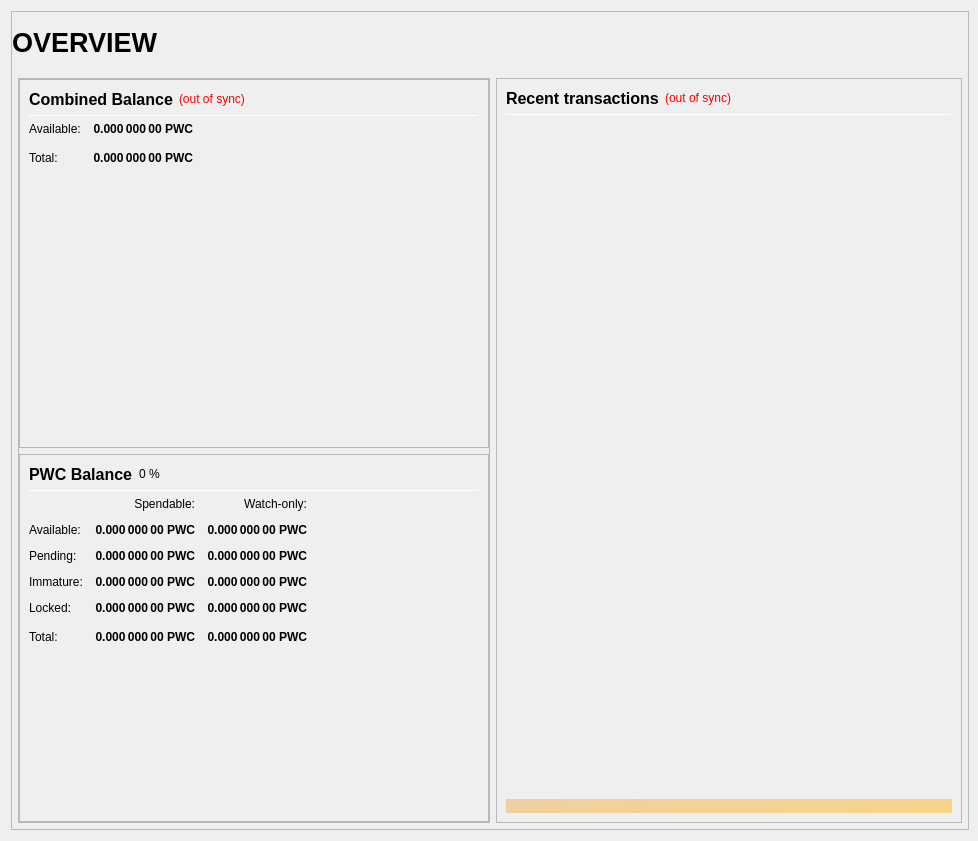
<?xml version="1.0" encoding="UTF-8"?>
<ui version="4.0">
 <class>OverviewPage</class>
 <widget class="QWidget" name="OverviewPage">
  <property name="geometry">
   <rect>
    <x>0</x>
    <y>0</y>
    <width>978</width>
    <height>841</height>
   </rect>
  </property>
  <property name="minimumSize">
   <size>
    <width>960</width>
    <height>682</height>
   </size>
  </property>
  <property name="windowTitle">
   <string>Form</string>
  </property>
  <layout class="QVBoxLayout" name="topLayout" stretch="1">
   <property name="rightMargin">
    <number>9</number>
   </property>
   <item>
    <widget class="QFrame" name="frame_BG">
     <property name="minimumSize">
      <size>
       <width>850</width>
       <height>610</height>
      </size>
     </property>
     <property name="maximumSize">
      <size>
       <width>16777215</width>
       <height>16777215</height>
      </size>
     </property>
     <property name="frameShape">
      <enum>QFrame::StyledPanel</enum>
     </property>
     <property name="frameShadow">
      <enum>QFrame::Raised</enum>
     </property>
     <layout class="QVBoxLayout" name="verticalLayout_3" stretch="1">
      <property name="leftMargin">
       <number>0</number>
      </property>
      <property name="topMargin">
       <number>0</number>
      </property>
      <property name="rightMargin">
       <number>0</number>
      </property>
      <property name="bottomMargin">
       <number>6</number>
      </property>
      <item>
       <layout class="QVBoxLayout" name="verticalLayout_Master" stretch="0,1">
        <property name="margin">
         <number>0</number>
        </property>
        <item>
         <widget class="QFrame" name="frame_Header">
          <layout class="QVBoxLayout" name="verticalLayout_Header" stretch="0">
           <property name="margin">
            <number>0</number>
           </property>
           <item>
            <layout class="QHBoxLayout" name="horizontalLayout_Header" stretch="1,0,1">
             <property name="spacing">
              <number>6</number>
             </property>
             <item>
              <widget class="QLabel" name="labelOverviewHeaderLeft">
               <property name="minimumSize">
                <size>
                 <width>464</width>
                 <height>60</height>
                </size>
               </property>
               <property name="maximumSize">
                <size>
                 <width>16777215</width>
                 <height>60</height>
                </size>
               </property>
               <property name="font">
                <font>
                 <pointsize>20</pointsize>
                 <weight>75</weight>
                 <bold>true</bold>
                </font>
               </property>
               <property name="text">
                <string>OVERVIEW</string>
               </property>
               <property name="alignment">
                <set>Qt::AlignLeading|Qt::AlignLeft|Qt::AlignVCenter</set>
               </property>
              </widget>
             </item>
             <item>
              <spacer name="horizontalSpacer_Header">
               <property name="orientation">
                <enum>Qt::Horizontal</enum>
               </property>
               <property name="sizeHint" stdset="0">
                <size>
                 <width>40</width>
                 <height>20</height>
                </size>
               </property>
              </spacer>
             </item>
             <item>
              <widget class="QLabel" name="labelOverviewHeaderRight">
               <property name="minimumSize">
                <size>
                 <width>464</width>
                 <height>60</height>
                </size>
               </property>
               <property name="maximumSize">
                <size>
                 <width>16777215</width>
                 <height>60</height>
                </size>
               </property>
               <property name="font">
                <font>
                 <pointsize>14</pointsize>
                </font>
               </property>
               <property name="text">
                <string/>
               </property>
               <property name="alignment">
                <set>Qt::AlignRight|Qt::AlignTrailing|Qt::AlignVCenter</set>
               </property>
              </widget>
             </item>
            </layout>
           </item>
          </layout>
         </widget>
        </item>
        <item>
         <widget class="QFrame" name="frame_Content">
          <layout class="QVBoxLayout" name="verticalLayout_Content">
           <property name="leftMargin">
            <number>6</number>
           </property>
           <property name="topMargin">
            <number>0</number>
           </property>
           <property name="rightMargin">
            <number>6</number>
           </property>
           <property name="bottomMargin">
            <number>0</number>
           </property>
           <item>
            <layout class="QHBoxLayout" name="horizontalLayout_Content" stretch="1,1">
             <property name="spacing">
              <number>6</number>
             </property>
             <item>
              <layout class="QVBoxLayout" name="verticalLayout_left" stretch="1">
               <item>
                <widget class="QFrame" name="frameObfuscation">
                 <property name="minimumSize">
                  <size>
                   <width>0</width>
                   <height>0</height>
                  </size>
                 </property>
                 <property name="frameShape">
                  <enum>QFrame::StyledPanel</enum>
                 </property>
                 <property name="frameShadow">
                  <enum>QFrame::Raised</enum>
                 </property>
                 <layout class="QVBoxLayout" name="verticalLayout" stretch="0,0,0">
                  <property name="margin">
                   <number>0</number>
                  </property>
                  <item>
                   <widget class="QFrame" name="frame_CombinedBalances">
                    <property name="minimumSize">
                     <size>
                      <width>470</width>
                      <height>0</height>
                     </size>
                    </property>
                    <property name="frameShape">
                     <enum>QFrame::StyledPanel</enum>
                    </property>
                    <property name="frameShadow">
                     <enum>QFrame::Raised</enum>
                    </property>
                    <layout class="QVBoxLayout" name="verticalLayout_5">
                     <item>
                      <layout class="QHBoxLayout" name="horizontalLayout_5" stretch="0,0,0">
                       <item>
                        <widget class="QLabel" name="label_5z">
                         <property name="minimumSize">
                          <size>
                           <width>0</width>
                           <height>20</height>
                          </size>
                         </property>
                         <property name="font">
                          <font>
                           <pointsize>12</pointsize>
                           <weight>75</weight>
                           <bold>true</bold>
                          </font>
                         </property>
                         <property name="toolTip">
                          <string>Combined Balance (including unconfirmed and immature coins)</string>
                         </property>
                         <property name="text">
                          <string>Combined Balance</string>
                         </property>
                        </widget>
                       </item>
                       <item>
                        <widget class="QLabel" name="labelWalletStatus">
                         <property name="cursor">
                          <cursorShape>WhatsThisCursor</cursorShape>
                         </property>
                         <property name="toolTip">
                          <string>The displayed information may be out of date. Your wallet automatically synchronizes with the PWC network after a connection is established, but this process has not completed yet.</string>
                         </property>
                         <property name="styleSheet">
                          <string notr="true">QLabel { color: red; }</string>
                         </property>
                         <property name="text">
                          <string notr="true">(out of sync)</string>
                         </property>
                         <property name="alignment">
                          <set>Qt::AlignLeading|Qt::AlignLeft|Qt::AlignVCenter</set>
                         </property>
                        </widget>
                       </item>
                       <item>
                        <spacer name="horizontalSpacer_1">
                         <property name="orientation">
                          <enum>Qt::Horizontal</enum>
                         </property>
                         <property name="sizeHint" stdset="0">
                          <size>
                           <width>40</width>
                           <height>20</height>
                          </size>
                         </property>
                        </spacer>
                       </item>
                      </layout>
                     </item>
                     <item>
                      <widget class="Line" name="line_CombinedBalance">
                       <property name="minimumSize">
                        <size>
                         <width>0</width>
                         <height>1</height>
                        </size>
                       </property>
                       <property name="maximumSize">
                        <size>
                         <width>16777215</width>
                         <height>1</height>
                        </size>
                       </property>
                       <property name="orientation">
                        <enum>Qt::Horizontal</enum>
                       </property>
                      </widget>
                     </item>
                     <item>
                      <layout class="QGridLayout" name="gridLayout_3">
                       <property name="spacing">
                        <number>12</number>
                       </property>
                       <item row="1" column="0">
                        <widget class="QLabel" name="labelBalanceTextz">
                         <property name="text">
                          <string>Available:</string>
                         </property>
                        </widget>
                       </item>
                       <item row="1" column="1">
                        <widget class="QLabel" name="labelBalancez">
                         <property name="font">
                          <font>
                           <weight>75</weight>
                           <bold>true</bold>
                          </font>
                         </property>
                         <property name="cursor">
                          <cursorShape>IBeamCursor</cursorShape>
                         </property>
                         <property name="toolTip">
                          <string>Your current spendable balance</string>
                         </property>
                         <property name="text">
                          <string notr="true">0.000 000 00 PWC</string>
                         </property>
                         <property name="alignment">
                          <set>Qt::AlignRight|Qt::AlignTrailing|Qt::AlignVCenter</set>
                         </property>
                         <property name="textInteractionFlags">
                          <set>Qt::LinksAccessibleByMouse|Qt::TextSelectableByKeyboard|Qt::TextSelectableByMouse</set>
                         </property>
                        </widget>
                       </item>
                       <item row="2" column="0">
                        <widget class="QLabel" name="labelTotalTextz">
                         <property name="text">
                          <string>Total:</string>
                         </property>
                        </widget>
                       </item>
                       <item row="2" column="1">
                        <widget class="QLabel" name="labelTotalz">
                         <property name="font">
                          <font>
                           <weight>75</weight>
                           <bold>true</bold>
                          </font>
                         </property>
                         <property name="cursor">
                          <cursorShape>IBeamCursor</cursorShape>
                         </property>
                         <property name="toolTip">
                          <string>Total Balance, including all unavailable coins.</string>
                         </property>
                         <property name="text">
                          <string notr="true">0.000 000 00 PWC</string>
                         </property>
                         <property name="alignment">
                          <set>Qt::AlignRight|Qt::AlignTrailing|Qt::AlignVCenter</set>
                         </property>
                         <property name="textInteractionFlags">
                          <set>Qt::LinksAccessibleByMouse|Qt::TextSelectableByKeyboard|Qt::TextSelectableByMouse</set>
                         </property>
                        </widget>
                       </item>
                       <item row="2" column="3">
                        <spacer name="horizontalSpacer_2">
                         <property name="orientation">
                          <enum>Qt::Horizontal</enum>
                         </property>
                         <property name="sizeHint" stdset="0">
                          <size>
                           <width>40</width>
                           <height>20</height>
                          </size>
                         </property>
                        </spacer>
                       </item>
                      </layout>
                     </item>
                     <item>
                      <spacer name="verticalSpacer_1">
                       <property name="orientation">
                        <enum>Qt::Vertical</enum>
                       </property>
                       <property name="sizeHint" stdset="0">
                        <size>
                         <width>20</width>
                         <height>40</height>
                        </size>
                       </property>
                      </spacer>
                     </item>
                    </layout>
                   </widget>
                  </item>
                  <item>
                   <widget class="QFrame" name="frame_Balances">
                    <property name="frameShape">
                     <enum>QFrame::StyledPanel</enum>
                    </property>
                    <property name="frameShadow">
                     <enum>QFrame::Raised</enum>
                    </property>
                    <layout class="QVBoxLayout" name="verticalLayout_4">
                     <item>
                      <layout class="QHBoxLayout" name="horizontalLayout_4">
                       <item>
                        <widget class="QLabel" name="label_5">
                         <property name="minimumSize">
                          <size>
                           <width>0</width>
                           <height>20</height>
                          </size>
                         </property>
                         <property name="font">
                          <font>
                           <pointsize>12</pointsize>
                           <weight>75</weight>
                           <bold>true</bold>
                          </font>
                         </property>
                         <property name="text">
                          <string>PWC Balance</string>
                         </property>
                        </widget>
                       </item>
                       <item>
                        <widget class="QLabel" name="labelPWCPercent">
                         <property name="text">
                          <string notr="true">0 %</string>
                         </property>
                        </widget>
                       </item>
                       <item>
                        <spacer name="horizontalSpacer_3">
                         <property name="orientation">
                          <enum>Qt::Horizontal</enum>
                         </property>
                         <property name="sizeHint" stdset="0">
                          <size>
                           <width>40</width>
                           <height>20</height>
                          </size>
                         </property>
                        </spacer>
                       </item>
                      </layout>
                     </item>
                     <item>
                      <widget class="Line" name="line_Balance">
                       <property name="minimumSize">
                        <size>
                         <width>0</width>
                         <height>1</height>
                        </size>
                       </property>
                       <property name="maximumSize">
                        <size>
                         <width>16777215</width>
                         <height>1</height>
                        </size>
                       </property>
                       <property name="orientation">
                        <enum>Qt::Horizontal</enum>
                       </property>
                      </widget>
                     </item>
                     <item>
                      <layout class="QGridLayout" name="gridLayout">
                       <property name="spacing">
                        <number>12</number>
                       </property>
                       <item row="0" column="1">
                        <widget class="QLabel" name="labelSpendable">
                         <property name="text">
                          <string>Spendable:</string>
                         </property>
                         <property name="alignment">
                          <set>Qt::AlignRight|Qt::AlignTrailing|Qt::AlignVCenter</set>
                         </property>
                        </widget>
                       </item>
                       <item row="0" column="2">
                        <widget class="QLabel" name="labelWatchonly">
                         <property name="text">
                          <string>Watch-only:</string>
                         </property>
                         <property name="alignment">
                          <set>Qt::AlignRight|Qt::AlignTrailing|Qt::AlignVCenter</set>
                         </property>
                        </widget>
                       </item>
                       <item row="1" column="0">
                        <widget class="QLabel" name="labelBalanceText">
                         <property name="text">
                          <string>Available:</string>
                         </property>
                        </widget>
                       </item>
                       <item row="1" column="1">
                        <widget class="QLabel" name="labelBalance">
                         <property name="font">
                          <font>
                           <weight>75</weight>
                           <bold>true</bold>
                          </font>
                         </property>
                         <property name="cursor">
                          <cursorShape>IBeamCursor</cursorShape>
                         </property>
                         <property name="toolTip">
                          <string>Your current spendable balance</string>
                         </property>
                         <property name="text">
                          <string notr="true">0.000 000 00 PWC</string>
                         </property>
                         <property name="alignment">
                          <set>Qt::AlignRight|Qt::AlignTrailing|Qt::AlignVCenter</set>
                         </property>
                         <property name="textInteractionFlags">
                          <set>Qt::LinksAccessibleByMouse|Qt::TextSelectableByKeyboard|Qt::TextSelectableByMouse</set>
                         </property>
                        </widget>
                       </item>
                       <item row="1" column="2">
                        <widget class="QLabel" name="labelWatchAvailable">
                         <property name="font">
                          <font>
                           <weight>75</weight>
                           <bold>true</bold>
                          </font>
                         </property>
                         <property name="cursor">
                          <cursorShape>IBeamCursor</cursorShape>
                         </property>
                         <property name="toolTip">
                          <string>Your current balance in watch-only addresses</string>
                         </property>
                         <property name="text">
                          <string notr="true">0.000 000 00 PWC</string>
                         </property>
                         <property name="alignment">
                          <set>Qt::AlignRight|Qt::AlignTrailing|Qt::AlignVCenter</set>
                         </property>
                         <property name="textInteractionFlags">
                          <set>Qt::LinksAccessibleByMouse|Qt::TextSelectableByKeyboard|Qt::TextSelectableByMouse</set>
                         </property>
                        </widget>
                       </item>
                       <item row="2" column="0">
                        <widget class="QLabel" name="labelPendingText">
                         <property name="text">
                          <string>Pending:</string>
                         </property>
                        </widget>
                       </item>
                       <item row="2" column="1">
                        <widget class="QLabel" name="labelUnconfirmed">
                         <property name="font">
                          <font>
                           <weight>75</weight>
                           <bold>true</bold>
                          </font>
                         </property>
                         <property name="cursor">
                          <cursorShape>IBeamCursor</cursorShape>
                         </property>
                         <property name="toolTip">
                          <string>Total of transactions that have yet to be confirmed, and do not yet count toward the spendable balance</string>
                         </property>
                         <property name="text">
                          <string notr="true">0.000 000 00 PWC</string>
                         </property>
                         <property name="alignment">
                          <set>Qt::AlignRight|Qt::AlignTrailing|Qt::AlignVCenter</set>
                         </property>
                         <property name="textInteractionFlags">
                          <set>Qt::LinksAccessibleByMouse|Qt::TextSelectableByKeyboard|Qt::TextSelectableByMouse</set>
                         </property>
                        </widget>
                       </item>
                       <item row="2" column="2">
                        <widget class="QLabel" name="labelWatchPending">
                         <property name="font">
                          <font>
                           <weight>75</weight>
                           <bold>true</bold>
                          </font>
                         </property>
                         <property name="cursor">
                          <cursorShape>IBeamCursor</cursorShape>
                         </property>
                         <property name="toolTip">
                          <string>Unconfirmed transactions to watch-only addresses</string>
                         </property>
                         <property name="text">
                          <string notr="true">0.000 000 00 PWC</string>
                         </property>
                         <property name="alignment">
                          <set>Qt::AlignRight|Qt::AlignTrailing|Qt::AlignVCenter</set>
                         </property>
                         <property name="textInteractionFlags">
                          <set>Qt::LinksAccessibleByMouse|Qt::TextSelectableByKeyboard|Qt::TextSelectableByMouse</set>
                         </property>
                        </widget>
                       </item>
                       <item row="3" column="0">
                        <widget class="QLabel" name="labelImmatureText">
                         <property name="text">
                          <string>Immature:</string>
                         </property>
                        </widget>
                       </item>
                       <item row="3" column="1">
                        <widget class="QLabel" name="labelImmature">
                         <property name="font">
                          <font>
                           <weight>75</weight>
                           <bold>true</bold>
                          </font>
                         </property>
                         <property name="cursor">
                          <cursorShape>IBeamCursor</cursorShape>
                         </property>
                         <property name="toolTip">
                          <string>Staked or masternode rewards that has not yet matured</string>
                         </property>
                         <property name="text">
                          <string notr="true">0.000 000 00 PWC</string>
                         </property>
                         <property name="alignment">
                          <set>Qt::AlignRight|Qt::AlignTrailing|Qt::AlignVCenter</set>
                         </property>
                         <property name="textInteractionFlags">
                          <set>Qt::LinksAccessibleByMouse|Qt::TextSelectableByKeyboard|Qt::TextSelectableByMouse</set>
                         </property>
                        </widget>
                       </item>
                       <item row="3" column="2">
                        <widget class="QLabel" name="labelWatchImmature">
                         <property name="font">
                          <font>
                           <weight>75</weight>
                           <bold>true</bold>
                          </font>
                         </property>
                         <property name="cursor">
                          <cursorShape>IBeamCursor</cursorShape>
                         </property>
                         <property name="toolTip">
                          <string>Staked or masternode rewards in watch-only addresses that has not yet matured</string>
                         </property>
                         <property name="text">
                          <string notr="true">0.000 000 00 PWC</string>
                         </property>
                         <property name="alignment">
                          <set>Qt::AlignRight|Qt::AlignTrailing|Qt::AlignVCenter</set>
                         </property>
                         <property name="textInteractionFlags">
                          <set>Qt::LinksAccessibleByMouse|Qt::TextSelectableByKeyboard|Qt::TextSelectableByMouse</set>
                         </property>
                        </widget>
                       </item>
                       <item row="4" column="0">
                        <widget class="QLabel" name="labelLockedBalanceText">
                         <property name="toolTip">
                          <string>Locked PWC or Masternode collaterals. These are excluded from zPWC minting.</string>
                         </property>
                         <property name="text">
                          <string>Locked:</string>
                         </property>
                        </widget>
                       </item>
                       <item row="4" column="1">
                        <widget class="QLabel" name="labelLockedBalance">
                         <property name="font">
                          <font>
                           <weight>75</weight>
                           <bold>true</bold>
                          </font>
                         </property>
                         <property name="cursor">
                          <cursorShape>IBeamCursor</cursorShape>
                         </property>
                         <property name="toolTip">
                          <string>Locked PWC or Masternode collaterals. These are excluded from zPWC minting.</string>
                         </property>
                         <property name="text">
                          <string notr="true">0.000 000 00 PWC</string>
                         </property>
                         <property name="alignment">
                          <set>Qt::AlignRight|Qt::AlignTrailing|Qt::AlignVCenter</set>
                         </property>
                         <property name="textInteractionFlags">
                          <set>Qt::LinksAccessibleByMouse|Qt::TextSelectableByKeyboard|Qt::TextSelectableByMouse</set>
                         </property>
                        </widget>
                       </item>
                       <item row="4" column="2">
                        <widget class="QLabel" name="labelWatchLocked">
                         <property name="font">
                          <font>
                           <weight>75</weight>
                           <bold>true</bold>
                          </font>
                         </property>
                         <property name="cursor">
                          <cursorShape>IBeamCursor</cursorShape>
                         </property>
                         <property name="toolTip">
                          <string>Current locked balance in watch-only addresses</string>
                         </property>
                         <property name="text">
                          <string notr="true">0.000 000 00 PWC</string>
                         </property>
                         <property name="alignment">
                          <set>Qt::AlignRight|Qt::AlignTrailing|Qt::AlignVCenter</set>
                         </property>
                         <property name="textInteractionFlags">
                          <set>Qt::LinksAccessibleByMouse|Qt::TextSelectableByKeyboard|Qt::TextSelectableByMouse</set>
                         </property>
                        </widget>
                       </item>
                       <item row="5" column="0">
                        <widget class="QLabel" name="labelTotalText">
                         <property name="toolTip">
                          <string>Your current PWC balance, unconfirmed and immature transactions included</string>
                         </property>
                         <property name="text">
                          <string>Total:</string>
                         </property>
                        </widget>
                       </item>
                       <item row="5" column="1">
                        <widget class="QLabel" name="labelTotal">
                         <property name="font">
                          <font>
                           <weight>75</weight>
                           <bold>true</bold>
                          </font>
                         </property>
                         <property name="cursor">
                          <cursorShape>IBeamCursor</cursorShape>
                         </property>
                         <property name="toolTip">
                          <string>Your current PWC balance, unconfirmed and immature transactions included</string>
                         </property>
                         <property name="text">
                          <string notr="true">0.000 000 00 PWC</string>
                         </property>
                         <property name="alignment">
                          <set>Qt::AlignRight|Qt::AlignTrailing|Qt::AlignVCenter</set>
                         </property>
                         <property name="textInteractionFlags">
                          <set>Qt::LinksAccessibleByMouse|Qt::TextSelectableByKeyboard|Qt::TextSelectableByMouse</set>
                         </property>
                        </widget>
                       </item>
                       <item row="5" column="2">
                        <widget class="QLabel" name="labelWatchTotal">
                         <property name="font">
                          <font>
                           <weight>75</weight>
                           <bold>true</bold>
                          </font>
                         </property>
                         <property name="cursor">
                          <cursorShape>IBeamCursor</cursorShape>
                         </property>
                         <property name="toolTip">
                          <string>Current total balance in watch-only addresses</string>
                         </property>
                         <property name="text">
                          <string notr="true">0.000 000 00 PWC</string>
                         </property>
                         <property name="alignment">
                          <set>Qt::AlignRight|Qt::AlignTrailing|Qt::AlignVCenter</set>
                         </property>
                         <property name="textInteractionFlags">
                          <set>Qt::LinksAccessibleByMouse|Qt::TextSelectableByKeyboard|Qt::TextSelectableByMouse</set>
                         </property>
                        </widget>
                       </item>
                       <item row="5" column="3">
                        <spacer name="horizontalSpacer_9">
                         <property name="orientation">
                          <enum>Qt::Horizontal</enum>
                         </property>
                         <property name="sizeHint" stdset="0">
                          <size>
                           <width>40</width>
                           <height>20</height>
                          </size>
                         </property>
                        </spacer>
                       </item>
                      </layout>
                     </item>
                     <item>
                      <spacer name="verticalSpacer_3">
                       <property name="orientation">
                        <enum>Qt::Vertical</enum>
                       </property>
                       <property name="sizeHint" stdset="0">
                        <size>
                         <width>20</width>
                         <height>40</height>
                        </size>
                       </property>
                      </spacer>
                     </item>
                    </layout>
                   </widget>
                  </item>
                 </layout>
                </widget>
               </item>
              </layout>
             </item>
             <item>
              <layout class="QVBoxLayout" name="verticalLayout_right" stretch="1">
               <item>
                <widget class="QFrame" name="frame_RecentTransactions">
                 <property name="minimumSize">
                  <size>
                   <width>0</width>
                   <height>0</height>
                  </size>
                 </property>
                 <property name="frameShape">
                  <enum>QFrame::StyledPanel</enum>
                 </property>
                 <property name="frameShadow">
                  <enum>QFrame::Raised</enum>
                 </property>
                 <layout class="QVBoxLayout" name="verticalLayout_1" stretch="0,0,0,0,0">
                  <item>
                   <layout class="QHBoxLayout" name="horizontalLayout_2">
                    <item>
                     <widget class="QLabel" name="label_4">
                      <property name="minimumSize">
                       <size>
                        <width>0</width>
                        <height>20</height>
                       </size>
                      </property>
                      <property name="font">
                       <font>
                        <pointsize>12</pointsize>
                        <weight>75</weight>
                        <bold>true</bold>
                       </font>
                      </property>
                      <property name="text">
                       <string>Recent transactions</string>
                      </property>
                     </widget>
                    </item>
                    <item>
                     <widget class="QLabel" name="labelTransactionsStatus">
                      <property name="cursor">
                       <cursorShape>WhatsThisCursor</cursorShape>
                      </property>
                      <property name="toolTip">
                       <string>The displayed information may be out of date. Your wallet automatically synchronizes with the PWC network after a connection is established, but this process has not completed yet.</string>
                      </property>
                      <property name="styleSheet">
                       <string notr="true">QLabel { color: red; }</string>
                      </property>
                      <property name="text">
                       <string notr="true">(out of sync)</string>
                      </property>
                      <property name="alignment">
                       <set>Qt::AlignRight|Qt::AlignTrailing|Qt::AlignVCenter</set>
                      </property>
                     </widget>
                    </item>
                    <item>
                     <spacer name="horizontalSpacer">
                      <property name="orientation">
                       <enum>Qt::Horizontal</enum>
                      </property>
                      <property name="sizeHint" stdset="0">
                       <size>
                        <width>40</width>
                        <height>20</height>
                       </size>
                      </property>
                     </spacer>
                    </item>
                   </layout>
                  </item>
                  <item>
                   <widget class="Line" name="line">
                    <property name="minimumSize">
                     <size>
                      <width>0</width>
                      <height>1</height>
                     </size>
                    </property>
                    <property name="maximumSize">
                     <size>
                      <width>16777215</width>
                      <height>1</height>
                     </size>
                    </property>
                    <property name="orientation">
                     <enum>Qt::Horizontal</enum>
                    </property>
                   </widget>
                  </item>
                  <item>
                   <widget class="QListView" name="listTransactions">
                    <property name="minimumSize">
                     <size>
                      <width>0</width>
                      <height>0</height>
                     </size>
                    </property>
                    <property name="styleSheet">
                     <string notr="true">QListView { background: transparent; }</string>
                    </property>
                    <property name="frameShape">
                     <enum>QFrame::NoFrame</enum>
                    </property>
                    <property name="verticalScrollBarPolicy">
                     <enum>Qt::ScrollBarAlwaysOff</enum>
                    </property>
                    <property name="horizontalScrollBarPolicy">
                     <enum>Qt::ScrollBarAlwaysOff</enum>
                    </property>
                    <property name="selectionMode">
                     <enum>QAbstractItemView::NoSelection</enum>
                    </property>
                   </widget>
                  </item>
                  <item>
                   <spacer name="verticalSpacer_2">
                    <property name="orientation">
                     <enum>Qt::Vertical</enum>
                    </property>
                    <property name="sizeType">
                     <enum>QSizePolicy::Expanding</enum>
                    </property>
                    <property name="sizeHint" stdset="0">
                     <size>
                      <width>20</width>
                      <height>40</height>
                     </size>
                    </property>
                   </spacer>
                  </item>
                  <item>
                   <widget class="QLabel" name="labelAlerts">
                    <property name="maximumSize">
                     <size>
                      <width>16777215</width>
                      <height>16777215</height>
                     </size>
                    </property>
                    <property name="styleSheet">
                     <string notr="true">background-color: qlineargradient(x1: 0, y1: 0, x2: 1, y2: 0, stop:0 #F0D0A0, stop:1 #F8D488); color:#000000;</string>
                    </property>
                    <property name="text">
                     <string/>
                    </property>
                    <property name="wordWrap">
                     <bool>true</bool>
                    </property>
                    <property name="margin">
                     <number>3</number>
                    </property>
                   </widget>
                  </item>
                 </layout>
                </widget>
               </item>
              </layout>
             </item>
            </layout>
           </item>
          </layout>
         </widget>
        </item>
       </layout>
      </item>
     </layout>
    </widget>
   </item>
  </layout>
 </widget>
 <resources/>
 <connections/>
</ui>
